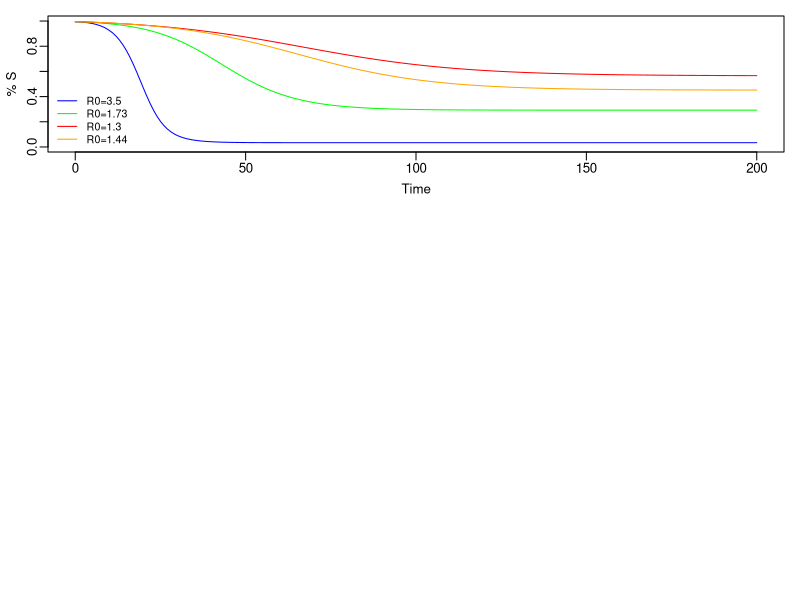

Reproduce this figure in R. (Note: this script raises an error after producing the figure.)
## Lab 3: SIR type models

library(deSolve)


#######################################################
## PART 3: SEIR MODEL (VS SIR)
#######################################################
## AGAIN, THE SIR MODEL FOR YOUR REFERENCE
## NOTE THE EXTRA EQN FOR CUMMULATIVE INCIDENCE


SEIR=function(t,state,parameters){
  with(as.list(c(state,parameters)),{
    # rate of change
    dS = -beta*S*I/N;
    dE = beta * S * I / N - alpha*E;
    dI = alpha * E - gamma *I;
    
    # FILL IN YOUR SEIR MODEL HERE

    #cumulative incidence
    dcumInci = beta * S * I /N;
    # return the rate of change
    # RETURN ALL STATE VARIABLES: 
    list(c(dS,dE,dI,dcumInci))
  }) # end with(as.list...)
}

## NOW TEST YOUR MODELS USING THE FOLLOWING PARMS/INI CONDS:
times=0:200
N=90000; E0=500; I0=0; S0=N-E0-I0;
stateSEIR=c(S=S0,E=E0,I=I0, cumInci=0);
paramSEIR1=c(beta=1.4,alpha=1/4.3,gamma=1/2.5); 
paramSEIR2=c(beta=0.692,alpha=1/4.3,gamma=1/2.5); 
paramSEIR3=c(beta=0.52,alpha=1/4.3,gamma=1/2.5); 
paramSEIR4=c(beta=0.4114,alpha=1/4.3,gamma=1/3.5); 

simSEIR1=ode(y=stateSEIR,times=times,func=SEIR,parms=paramSEIR1) # run SEIR
simSEIR2=ode(y=stateSEIR,times=times,func=SEIR,parms=paramSEIR2) # run SEIR
simSEIR3=ode(y=stateSEIR,times=times,func=SEIR,parms=paramSEIR3) # run SEIR
simSEIR4=ode(y=stateSEIR,times=times,func=SEIR,parms=paramSEIR4) # run SEIR

s_SEIR1=simSEIR1[,'S']/N; i_SEIR1=simSEIR1[,'I']/N; 
s_SEIR2=simSEIR2[,'S']/N; i_SEIR2=simSEIR2[,'I']/N; 
s_SEIR3=simSEIR3[,'S']/N; i_SEIR3=simSEIR3[,'I']/N; 
s_SEIR4=simSEIR4[,'S']/N; i_SEIR4=simSEIR4[,'I']/N; 


# TO CALCULATE THE INCIDENCE USING THE CUMMULATIVE INCIDENCE
# RECALL: X[-1] MEANS DELETE THE FIRST ELEMENT IN X
newi_SEIR1=simSEIR1[-1,'cumInci']/N-simSEIR1[-length(times),'cumInci']/N; # new cases
newi_SEIR2=simSEIR2[-1,'cumInci']/N-simSEIR2[-length(times),'cumInci']/N; # new cases
newi_SEIR3=simSEIR3[-1,'cumInci']/N-simSEIR3[-length(times),'cumInci']/N; # new cases
newi_SEIR4=simSEIR4[-1,'cumInci']/N-simSEIR4[-length(times),'cumInci']/N; # new cases


# TO UNDERSTAND THE LINE 'PAR', READ ABOUT WHAT EACH ARGUEMENT IS DOING
# FROM, E.G. http://www.statmethods.net/advgraphs/parameters.html
# GOOGLE IF YOU'D LIKE TO LEARN MORE
par(mfrow=c(3,1),cex=.8,mgp=c(1.8,.5,0),mar=c(3,3,1,1))
plot(times,s_SEIR1,ylim=c(0,1),
     ylab='% S',xlab='Time', type='l',col='blue')
lines(times,s_SEIR2,col='green')
lines(times,s_SEIR3,col='red')
lines(times,s_SEIR4,col='orange')
legend('bottomleft',cex = .8,
       legend = c('R0=3.5','R0=1.73', 'R0=1.3', 'R0=1.44'),
       col = c('blue','green', 'red', 'orange'), lty = c(1,1,1,1),
       bty = 'n')
# REMEMBER TO ADD A LEGEND INDICATING WHAT YOU'RE PLOTTING
ymax=max(i_SEIR,i_SIR)*1.05
plot(times,i_SEIR1,ylim=c(0,ymax),col='blue',ylab='% I',xlab='Time', type='l')
lines(times,i_SEIR2,col='green')
lines(times,i_SEIR3,col='red')
lines(times,i_SEIR4,col='orange')
legend('topright',cex = .8,
       legend = c('R0=3.5','R0=1.73', 'R0=1.3', 'R0=1.44'),
       col = c('blue','green', 'red', 'orange'), lty = c(1,1,1,1),
       bty = 'n')
# REMEMBER TO ADD A LEGEND INDICATING WHAT YOU'RE PLOTTING
ymax=max(newi_SEIR,newi_SIR)*1.05
plot(newi_SEIR1,ylim=c(0,ymax),col='blue',ylab='Incidence',xlab='Time', type='l')
lines(newi_SEIR2,col='green')
lines(newi_SEIR3,col='red')
lines(newi_SEIR4,col='orange')
legend('topright',cex = .8,
       legend = c('R0=3.5','R0=1.73', 'R0=1.3', 'R0=1.44'),
       col = c('blue','green', 'red', 'orange'), lty = c(1,1,1,1),
       bty = 'n')
# REMEMBER TO ADD A LEGEND INDICATING WHAT YOU'RE PLOTTING
